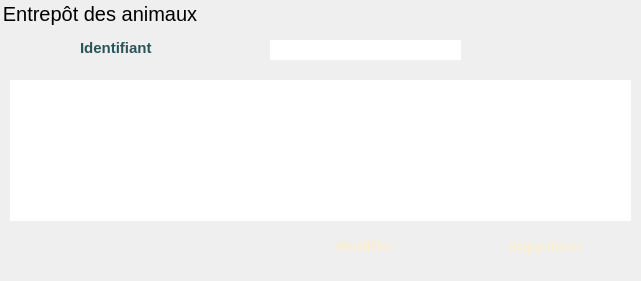
    <widget class="QGroupBox" name="entrepotAnimal">
     <property name="geometry">
      <rect>
       <x>410</x>
       <y>140</y>
       <width>641</width>
       <height>281</height>
      </rect>
     </property>
     <property name="font">
      <font>
       <family>Arial</family>
       <pointsize>-1</pointsize>
      </font>
     </property>
     <property name="styleSheet">
      <string notr="true">border-radius:15px;

border:3px solid &quot;#cdf830&quot;;
	font-family:Arial;

	font-size:20px;</string>
     </property>
     <property name="title">
      <string>Entrepôt des animaux</string>
     </property>
     <widget class="QTableView" name="tableAnimal">
      <property name="geometry">
       <rect>
        <x>10</x>
        <y>80</y>
        <width>621</width>
        <height>141</height>
       </rect>
      </property>
      <property name="styleSheet">
       <string notr="true">border-radius:15px;

border:3px solid &quot;#f9eed2&quot;;
	font-family:Arial;

	font-size:15px;
</string>
      </property>
     </widget>
     <widget class="QPushButton" name="modAnimal">
      <property name="geometry">
       <rect>
        <x>280</x>
        <y>230</y>
        <width>171</width>
        <height>31</height>
       </rect>
      </property>
      <property name="palette">
       <palette>
        <active>
         <colorrole role="Button">
          <brush brushstyle="SolidPattern">
           <color alpha="255">
            <red>239</red>
            <green>103</green>
            <blue>98</blue>
           </color>
          </brush>
         </colorrole>
         <colorrole role="ButtonText">
          <brush brushstyle="SolidPattern">
           <color alpha="255">
            <red>249</red>
            <green>238</green>
            <blue>210</blue>
           </color>
          </brush>
         </colorrole>
         <colorrole role="Base">
          <brush brushstyle="SolidPattern">
           <color alpha="255">
            <red>239</red>
            <green>103</green>
            <blue>98</blue>
           </color>
          </brush>
         </colorrole>
         <colorrole role="Window">
          <brush brushstyle="SolidPattern">
           <color alpha="255">
            <red>239</red>
            <green>103</green>
            <blue>98</blue>
           </color>
          </brush>
         </colorrole>
        </active>
        <inactive>
         <colorrole role="Button">
          <brush brushstyle="SolidPattern">
           <color alpha="255">
            <red>239</red>
            <green>103</green>
            <blue>98</blue>
           </color>
          </brush>
         </colorrole>
         <colorrole role="ButtonText">
          <brush brushstyle="SolidPattern">
           <color alpha="255">
            <red>249</red>
            <green>238</green>
            <blue>210</blue>
           </color>
          </brush>
         </colorrole>
         <colorrole role="Base">
          <brush brushstyle="SolidPattern">
           <color alpha="255">
            <red>239</red>
            <green>103</green>
            <blue>98</blue>
           </color>
          </brush>
         </colorrole>
         <colorrole role="Window">
          <brush brushstyle="SolidPattern">
           <color alpha="255">
            <red>239</red>
            <green>103</green>
            <blue>98</blue>
           </color>
          </brush>
         </colorrole>
        </inactive>
        <disabled>
         <colorrole role="Button">
          <brush brushstyle="SolidPattern">
           <color alpha="255">
            <red>239</red>
            <green>103</green>
            <blue>98</blue>
           </color>
          </brush>
         </colorrole>
         <colorrole role="ButtonText">
          <brush brushstyle="SolidPattern">
           <color alpha="255">
            <red>120</red>
            <green>120</green>
            <blue>120</blue>
           </color>
          </brush>
         </colorrole>
         <colorrole role="Base">
          <brush brushstyle="SolidPattern">
           <color alpha="255">
            <red>239</red>
            <green>103</green>
            <blue>98</blue>
           </color>
          </brush>
         </colorrole>
         <colorrole role="Window">
          <brush brushstyle="SolidPattern">
           <color alpha="255">
            <red>239</red>
            <green>103</green>
            <blue>98</blue>
           </color>
          </brush>
         </colorrole>
        </disabled>
       </palette>
      </property>
      <property name="font">
       <font>
        <family>Arial</family>
        <pointsize>-1</pointsize>
        <weight>75</weight>
        <italic>false</italic>
        <bold>true</bold>
       </font>
      </property>
      <property name="styleSheet">
       <string notr="true">border-radius:15px;

border:3px solid &quot;#f9eed2&quot;;
background-color: &quot;#ef6762&quot;;
	font-family:Arial;
    font: bold ;
	font-size:15px;</string>
      </property>
      <property name="text">
       <string>Modifier</string>
      </property>
     </widget>
     <widget class="QPushButton" name="supAnimal">
      <property name="geometry">
       <rect>
        <x>460</x>
        <y>230</y>
        <width>171</width>
        <height>31</height>
       </rect>
      </property>
      <property name="palette">
       <palette>
        <active>
         <colorrole role="Button">
          <brush brushstyle="SolidPattern">
           <color alpha="255">
            <red>239</red>
            <green>103</green>
            <blue>98</blue>
           </color>
          </brush>
         </colorrole>
         <colorrole role="ButtonText">
          <brush brushstyle="SolidPattern">
           <color alpha="255">
            <red>249</red>
            <green>238</green>
            <blue>210</blue>
           </color>
          </brush>
         </colorrole>
         <colorrole role="Base">
          <brush brushstyle="SolidPattern">
           <color alpha="255">
            <red>239</red>
            <green>103</green>
            <blue>98</blue>
           </color>
          </brush>
         </colorrole>
         <colorrole role="Window">
          <brush brushstyle="SolidPattern">
           <color alpha="255">
            <red>239</red>
            <green>103</green>
            <blue>98</blue>
           </color>
          </brush>
         </colorrole>
        </active>
        <inactive>
         <colorrole role="Button">
          <brush brushstyle="SolidPattern">
           <color alpha="255">
            <red>239</red>
            <green>103</green>
            <blue>98</blue>
           </color>
          </brush>
         </colorrole>
         <colorrole role="ButtonText">
          <brush brushstyle="SolidPattern">
           <color alpha="255">
            <red>249</red>
            <green>238</green>
            <blue>210</blue>
           </color>
          </brush>
         </colorrole>
         <colorrole role="Base">
          <brush brushstyle="SolidPattern">
           <color alpha="255">
            <red>239</red>
            <green>103</green>
            <blue>98</blue>
           </color>
          </brush>
         </colorrole>
         <colorrole role="Window">
          <brush brushstyle="SolidPattern">
           <color alpha="255">
            <red>239</red>
            <green>103</green>
            <blue>98</blue>
           </color>
          </brush>
         </colorrole>
        </inactive>
        <disabled>
         <colorrole role="Button">
          <brush brushstyle="SolidPattern">
           <color alpha="255">
            <red>239</red>
            <green>103</green>
            <blue>98</blue>
           </color>
          </brush>
         </colorrole>
         <colorrole role="ButtonText">
          <brush brushstyle="SolidPattern">
           <color alpha="255">
            <red>120</red>
            <green>120</green>
            <blue>120</blue>
           </color>
          </brush>
         </colorrole>
         <colorrole role="Base">
          <brush brushstyle="SolidPattern">
           <color alpha="255">
            <red>239</red>
            <green>103</green>
            <blue>98</blue>
           </color>
          </brush>
         </colorrole>
         <colorrole role="Window">
          <brush brushstyle="SolidPattern">
           <color alpha="255">
            <red>239</red>
            <green>103</green>
            <blue>98</blue>
           </color>
          </brush>
         </colorrole>
        </disabled>
       </palette>
      </property>
      <property name="font">
       <font>
        <family>Arial</family>
        <pointsize>-1</pointsize>
        <weight>75</weight>
        <italic>false</italic>
        <bold>true</bold>
       </font>
      </property>
      <property name="styleSheet">
       <string notr="true">border-radius:15px;

border:3px solid &quot;#f9eed2&quot;;
background-color: &quot;#ef6762&quot;;
	font-family:Arial;
    font: bold ;
	font-size:15px;</string>
      </property>
      <property name="text">
       <string>Supprimer</string>
      </property>
     </widget>
     <widget class="QLabel" name="label_20">
      <property name="geometry">
       <rect>
        <x>80</x>
        <y>40</y>
        <width>101</width>
        <height>16</height>
       </rect>
      </property>
      <property name="styleSheet">
       <string notr="true">border:0px solid &quot;#f9eed2&quot;;
	font-family:Arial;
    font: bold ;
	font-size:15px;
color: rgb(41, 85, 89);
	font-family:Arial;
    font: bold ;
	
	</string>
      </property>
      <property name="text">
       <string>Identifiant</string>
      </property>
     </widget>
     <widget class="QLineEdit" name="idAnimal2">
      <property name="geometry">
       <rect>
        <x>270</x>
        <y>40</y>
        <width>191</width>
        <height>20</height>
       </rect>
      </property>
      <property name="styleSheet">
       <string notr="true">border-radius:15px;

border:3px solid &quot;#f9eed2&quot;;
</string>
      </property>
     </widget>
    </widget>
